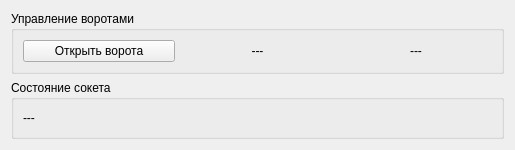
<?xml version="1.0" encoding="UTF-8"?>
<ui version="4.0">
 <class>visual</class>
 <widget class="QWidget" name="visual">
  <property name="geometry">
   <rect>
    <x>0</x>
    <y>0</y>
    <width>515</width>
    <height>150</height>
   </rect>
  </property>
  <property name="sizePolicy">
   <sizepolicy hsizetype="Fixed" vsizetype="Fixed">
    <horstretch>0</horstretch>
    <verstretch>0</verstretch>
   </sizepolicy>
  </property>
  <property name="minimumSize">
   <size>
    <width>515</width>
    <height>150</height>
   </size>
  </property>
  <property name="maximumSize">
   <size>
    <width>600</width>
    <height>170</height>
   </size>
  </property>
  <property name="windowTitle">
   <string>Состояние</string>
  </property>
  <layout class="QVBoxLayout" name="verticalLayout">
   <item>
    <widget class="QGroupBox" name="groupBox_2">
     <property name="title">
      <string>Управление воротами</string>
     </property>
     <layout class="QHBoxLayout" name="horizontalLayout">
      <item>
       <widget class="QPushButton" name="pb_do_work">
        <property name="minimumSize">
         <size>
          <width>40</width>
          <height>0</height>
         </size>
        </property>
        <property name="text">
         <string>Открыть ворота</string>
        </property>
        <property name="checkable">
         <bool>true</bool>
        </property>
       </widget>
      </item>
      <item>
       <widget class="QLabel" name="l_iam_getresult">
        <property name="text">
         <string>---</string>
        </property>
        <property name="alignment">
         <set>Qt::AlignCenter</set>
        </property>
       </widget>
      </item>
      <item>
       <widget class="QLabel" name="l_iam_tryset">
        <property name="text">
         <string>---</string>
        </property>
        <property name="alignment">
         <set>Qt::AlignCenter</set>
        </property>
       </widget>
      </item>
     </layout>
    </widget>
   </item>
   <item>
    <widget class="QGroupBox" name="groupBox">
     <property name="title">
      <string>Состояние сокета</string>
     </property>
     <layout class="QHBoxLayout" name="horizontalLayout_2">
      <item>
       <widget class="QLabel" name="l_soc_stay">
        <property name="text">
         <string>---</string>
        </property>
       </widget>
      </item>
     </layout>
    </widget>
   </item>
  </layout>
 </widget>
 <resources/>
 <connections/>
</ui>
